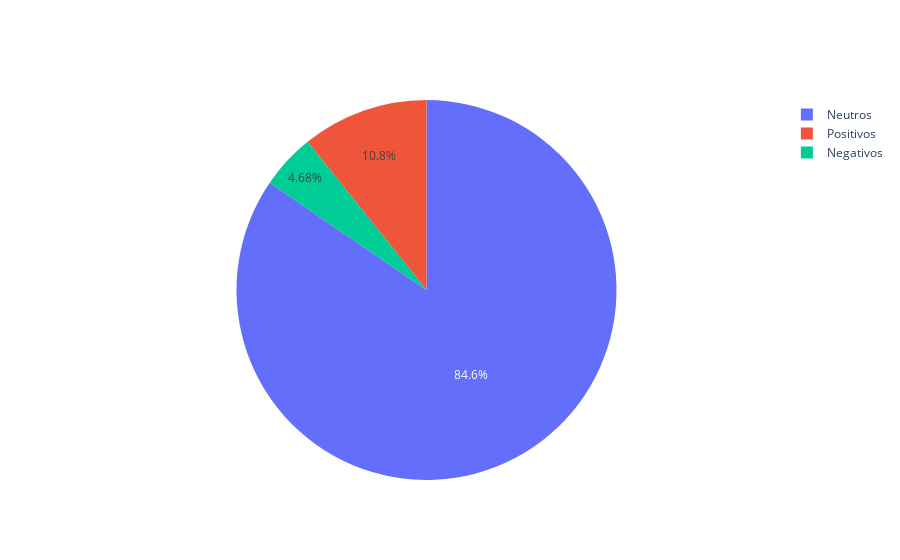

This figure's notebook cell:
### Code cell
import plotly.graph_objects as go

####################################
# Contar la cantidad de sentimientos negativos, neutros y positivos
negativos = tweets_tidy[tweets_tidy["sentimiento"] < 0].count().values[0]
neutros = tweets_tidy[tweets_tidy["sentimiento"] == 0].count().values[0]
positivos = tweets_tidy[tweets_tidy["sentimiento"] > 0].count().values[0]

# Crear la gráfica de pastel
labels = ["Negativos", "Neutros", "Positivos"]
values = [negativos, neutros, positivos]

fig = go.Figure(data=[go.Pie(labels=labels, values=values)])


# Mostrar la gráfica
fig.show()

### Figure 1 — Plotly figure (JSON) as saved in the notebook; plotly's stock layout.template omitted (floating-point values rounded to 4 significant figures)
{"data": [{"labels": ["Negativos", "Neutros", "Positivos"], "type": "pie", "values": [30, 542, 69]}], "layout": {}}
